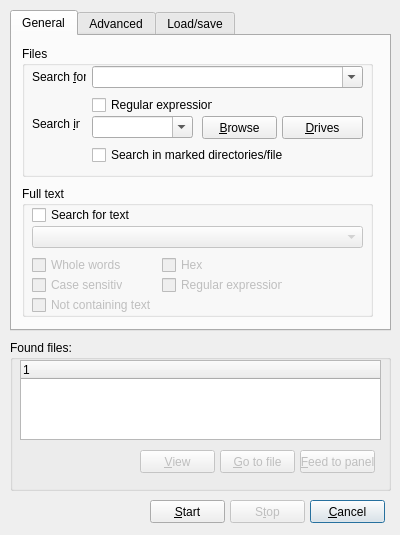
<ui version="4.0" >
 <class>qdFindFiles</class>
 <widget class="QDialog" name="qdFindFiles" >
  <property name="geometry" >
   <rect>
    <x>0</x>
    <y>0</y>
    <width>400</width>
    <height>535</height>
   </rect>
  </property>
  <property name="windowTitle" >
   <string>Find files</string>
  </property>
  <widget class="QPushButton" name="qpbCancel" >
   <property name="geometry" >
    <rect>
     <x>310</x>
     <y>500</y>
     <width>75</width>
     <height>23</height>
    </rect>
   </property>
   <property name="text" >
    <string>&amp;Cancel</string>
   </property>
  </widget>
  <widget class="QGroupBox" name="groupBox_4" >
   <property name="geometry" >
    <rect>
     <x>10</x>
     <y>340</y>
     <width>381</width>
     <height>151</height>
    </rect>
   </property>
   <property name="title" >
    <string>Found files:</string>
   </property>
   <widget class="QPushButton" name="pushButton" >
    <property name="enabled" >
     <bool>false</bool>
    </property>
    <property name="geometry" >
     <rect>
      <x>130</x>
      <y>110</y>
      <width>75</width>
      <height>23</height>
     </rect>
    </property>
    <property name="text" >
     <string>&amp;View</string>
    </property>
   </widget>
   <widget class="QPushButton" name="pushButton_5" >
    <property name="enabled" >
     <bool>false</bool>
    </property>
    <property name="geometry" >
     <rect>
      <x>210</x>
      <y>110</y>
      <width>75</width>
      <height>23</height>
     </rect>
    </property>
    <property name="text" >
     <string>&amp;Go to file</string>
    </property>
   </widget>
   <widget class="QPushButton" name="pushButton_6" >
    <property name="enabled" >
     <bool>false</bool>
    </property>
    <property name="geometry" >
     <rect>
      <x>290</x>
      <y>110</y>
      <width>75</width>
      <height>23</height>
     </rect>
    </property>
    <property name="text" >
     <string>&amp;Feed to panel</string>
    </property>
   </widget>
   <widget class="QTreeWidget" name="qtwSearch" >
    <property name="geometry" >
     <rect>
      <x>10</x>
      <y>20</y>
      <width>361</width>
      <height>80</height>
     </rect>
    </property>
    <property name="selectionMode" >
     <enum>QAbstractItemView::ExtendedSelection</enum>
    </property>
    <property name="rootIsDecorated" >
     <bool>false</bool>
    </property>
   </widget>
  </widget>
  <widget class="QPushButton" name="qpbStart" >
   <property name="geometry" >
    <rect>
     <x>150</x>
     <y>500</y>
     <width>75</width>
     <height>23</height>
    </rect>
   </property>
   <property name="text" >
    <string>&amp;Start</string>
   </property>
  </widget>
  <widget class="QPushButton" name="qpbStop" >
   <property name="enabled" >
    <bool>false</bool>
   </property>
   <property name="geometry" >
    <rect>
     <x>230</x>
     <y>500</y>
     <width>75</width>
     <height>23</height>
    </rect>
   </property>
   <property name="text" >
    <string>S&amp;top</string>
   </property>
  </widget>
  <widget class="QTabWidget" name="tabWidget" >
   <property name="geometry" >
    <rect>
     <x>10</x>
     <y>10</y>
     <width>381</width>
     <height>321</height>
    </rect>
   </property>
   <property name="currentIndex" >
    <number>0</number>
   </property>
   <widget class="QWidget" name="tab" >
    <attribute name="title" >
     <string>General</string>
    </attribute>
    <widget class="QGroupBox" name="groupBox_2" >
     <property name="geometry" >
      <rect>
       <x>10</x>
       <y>150</y>
       <width>351</width>
       <height>131</height>
      </rect>
     </property>
     <property name="title" >
      <string>Full text</string>
     </property>
     <widget class="QCheckBox" name="checkBox_4" >
      <property name="enabled" >
       <bool>false</bool>
      </property>
      <property name="geometry" >
       <rect>
        <x>10</x>
        <y>70</y>
        <width>91</width>
        <height>18</height>
       </rect>
      </property>
      <property name="text" >
       <string>Whole words</string>
      </property>
     </widget>
     <widget class="QCheckBox" name="checkBox_6" >
      <property name="enabled" >
       <bool>false</bool>
      </property>
      <property name="geometry" >
       <rect>
        <x>10</x>
        <y>110</y>
        <width>121</width>
        <height>18</height>
       </rect>
      </property>
      <property name="text" >
       <string>Not containing text</string>
      </property>
     </widget>
     <widget class="QCheckBox" name="checkBox_7" >
      <property name="enabled" >
       <bool>false</bool>
      </property>
      <property name="geometry" >
       <rect>
        <x>140</x>
        <y>70</y>
        <width>71</width>
        <height>18</height>
       </rect>
      </property>
      <property name="text" >
       <string>Hex</string>
      </property>
     </widget>
     <widget class="QCheckBox" name="checkBox_8" >
      <property name="enabled" >
       <bool>false</bool>
      </property>
      <property name="geometry" >
       <rect>
        <x>140</x>
        <y>90</y>
        <width>121</width>
        <height>18</height>
       </rect>
      </property>
      <property name="text" >
       <string>Regular expression</string>
      </property>
     </widget>
     <widget class="QCheckBox" name="checkBox_5" >
      <property name="enabled" >
       <bool>false</bool>
      </property>
      <property name="geometry" >
       <rect>
        <x>10</x>
        <y>90</y>
        <width>91</width>
        <height>18</height>
       </rect>
      </property>
      <property name="text" >
       <string>Case sensitive</string>
      </property>
     </widget>
     <widget class="QCheckBox" name="checkBox_3" >
      <property name="geometry" >
       <rect>
        <x>10</x>
        <y>20</y>
        <width>101</width>
        <height>18</height>
       </rect>
      </property>
      <property name="text" >
       <string>Search for text</string>
      </property>
     </widget>
     <widget class="QComboBox" name="comboBox_3" >
      <property name="enabled" >
       <bool>false</bool>
      </property>
      <property name="geometry" >
       <rect>
        <x>10</x>
        <y>40</y>
        <width>331</width>
        <height>22</height>
       </rect>
      </property>
     </widget>
    </widget>
    <widget class="QGroupBox" name="groupBox" >
     <property name="geometry" >
      <rect>
       <x>10</x>
       <y>10</y>
       <width>351</width>
       <height>131</height>
      </rect>
     </property>
     <property name="title" >
      <string>Files</string>
     </property>
     <widget class="QLabel" name="label" >
      <property name="geometry" >
       <rect>
        <x>10</x>
        <y>23</y>
        <width>54</width>
        <height>16</height>
       </rect>
      </property>
      <property name="text" >
       <string>Search &amp;for</string>
      </property>
      <property name="buddy" >
       <cstring>qcbSearchFor</cstring>
      </property>
     </widget>
     <widget class="QComboBox" name="qcbSearchFor" >
      <property name="geometry" >
       <rect>
        <x>70</x>
        <y>20</y>
        <width>271</width>
        <height>22</height>
       </rect>
      </property>
      <property name="editable" >
       <bool>true</bool>
      </property>
     </widget>
     <widget class="QPushButton" name="qpbBrowse" >
      <property name="geometry" >
       <rect>
        <x>180</x>
        <y>70</y>
        <width>75</width>
        <height>23</height>
       </rect>
      </property>
      <property name="text" >
       <string>&amp;Browse</string>
      </property>
     </widget>
     <widget class="QPushButton" name="qpbDrives" >
      <property name="geometry" >
       <rect>
        <x>260</x>
        <y>70</y>
        <width>81</width>
        <height>23</height>
       </rect>
      </property>
      <property name="text" >
       <string>&amp;Drives</string>
      </property>
     </widget>
     <widget class="QLabel" name="label_2" >
      <property name="geometry" >
       <rect>
        <x>10</x>
        <y>70</y>
        <width>48</width>
        <height>16</height>
       </rect>
      </property>
      <property name="text" >
       <string>Search &amp;in</string>
      </property>
      <property name="buddy" >
       <cstring>qcbSearchIn</cstring>
      </property>
     </widget>
     <widget class="QCheckBox" name="checkBox_2" >
      <property name="geometry" >
       <rect>
        <x>70</x>
        <y>50</y>
        <width>121</width>
        <height>18</height>
       </rect>
      </property>
      <property name="text" >
       <string>Regular expression</string>
      </property>
     </widget>
     <widget class="QCheckBox" name="checkBox" >
      <property name="geometry" >
       <rect>
        <x>70</x>
        <y>100</y>
        <width>191</width>
        <height>18</height>
       </rect>
      </property>
      <property name="text" >
       <string>Search in marked directories/files</string>
      </property>
     </widget>
     <widget class="QComboBox" name="qcbSearchIn" >
      <property name="geometry" >
       <rect>
        <x>70</x>
        <y>70</y>
        <width>101</width>
        <height>22</height>
       </rect>
      </property>
      <property name="editable" >
       <bool>true</bool>
      </property>
     </widget>
    </widget>
   </widget>
   <widget class="QWidget" name="tab_2" >
    <attribute name="title" >
     <string>Advanced</string>
    </attribute>
    <widget class="QGroupBox" name="groupBox_3" >
     <property name="geometry" >
      <rect>
       <x>10</x>
       <y>10</y>
       <width>351</width>
       <height>91</height>
      </rect>
     </property>
     <property name="title" >
      <string>Date/time</string>
     </property>
     <widget class="QCheckBox" name="checkBox_9" >
      <property name="geometry" >
       <rect>
        <x>10</x>
        <y>23</y>
        <width>71</width>
        <height>16</height>
       </rect>
      </property>
      <property name="text" >
       <string>Between</string>
      </property>
     </widget>
     <widget class="QLabel" name="label_3" >
      <property name="geometry" >
       <rect>
        <x>200</x>
        <y>23</y>
        <width>18</width>
        <height>16</height>
       </rect>
      </property>
      <property name="text" >
       <string>and</string>
      </property>
     </widget>
     <widget class="QCheckBox" name="checkBox_10" >
      <property name="geometry" >
       <rect>
        <x>10</x>
        <y>53</y>
        <width>91</width>
        <height>18</height>
       </rect>
      </property>
      <property name="text" >
       <string>Not older than</string>
      </property>
     </widget>
     <widget class="QDateTimeEdit" name="dateTimeEdit" >
      <property name="enabled" >
       <bool>false</bool>
      </property>
      <property name="geometry" >
       <rect>
        <x>80</x>
        <y>20</y>
        <width>111</width>
        <height>22</height>
       </rect>
      </property>
     </widget>
     <widget class="QDateTimeEdit" name="dateTimeEdit_2" >
      <property name="enabled" >
       <bool>false</bool>
      </property>
      <property name="geometry" >
       <rect>
        <x>230</x>
        <y>20</y>
        <width>111</width>
        <height>22</height>
       </rect>
      </property>
     </widget>
     <widget class="QSpinBox" name="spinBox" >
      <property name="enabled" >
       <bool>false</bool>
      </property>
      <property name="geometry" >
       <rect>
        <x>110</x>
        <y>50</y>
        <width>81</width>
        <height>22</height>
       </rect>
      </property>
      <property name="value" >
       <number>1</number>
      </property>
     </widget>
     <widget class="QComboBox" name="comboBox_4" >
      <property name="enabled" >
       <bool>false</bool>
      </property>
      <property name="geometry" >
       <rect>
        <x>200</x>
        <y>50</y>
        <width>141</width>
        <height>22</height>
       </rect>
      </property>
     </widget>
    </widget>
    <widget class="QCheckBox" name="checkBox_11" >
     <property name="geometry" >
      <rect>
       <x>10</x>
       <y>113</y>
       <width>61</width>
       <height>18</height>
      </rect>
     </property>
     <property name="text" >
      <string>File size</string>
     </property>
    </widget>
    <widget class="QComboBox" name="comboBox_5" >
     <property name="enabled" >
      <bool>false</bool>
     </property>
     <property name="geometry" >
      <rect>
       <x>80</x>
       <y>110</y>
       <width>71</width>
       <height>22</height>
      </rect>
     </property>
    </widget>
    <widget class="QSpinBox" name="spinBox_2" >
     <property name="enabled" >
      <bool>false</bool>
     </property>
     <property name="geometry" >
      <rect>
       <x>160</x>
       <y>110</y>
       <width>81</width>
       <height>22</height>
      </rect>
     </property>
    </widget>
    <widget class="QComboBox" name="comboBox_6" >
     <property name="enabled" >
      <bool>false</bool>
     </property>
     <property name="geometry" >
      <rect>
       <x>250</x>
       <y>110</y>
       <width>111</width>
       <height>22</height>
      </rect>
     </property>
    </widget>
   </widget>
   <widget class="QWidget" name="tab_3" >
    <attribute name="title" >
     <string>Load/save</string>
    </attribute>
    <widget class="QListWidget" name="listWidget" >
     <property name="geometry" >
      <rect>
       <x>10</x>
       <y>10</y>
       <width>351</width>
       <height>80</height>
      </rect>
     </property>
    </widget>
    <widget class="QPushButton" name="pushButton_3" >
     <property name="geometry" >
      <rect>
       <x>90</x>
       <y>100</y>
       <width>75</width>
       <height>23</height>
      </rect>
     </property>
     <property name="text" >
      <string>Save</string>
     </property>
    </widget>
    <widget class="QPushButton" name="pushButton_2" >
     <property name="geometry" >
      <rect>
       <x>10</x>
       <y>100</y>
       <width>75</width>
       <height>23</height>
      </rect>
     </property>
     <property name="text" >
      <string>Load</string>
     </property>
    </widget>
    <widget class="QPushButton" name="pushButton_4" >
     <property name="geometry" >
      <rect>
       <x>170</x>
       <y>100</y>
       <width>75</width>
       <height>23</height>
      </rect>
     </property>
     <property name="text" >
      <string>Delete</string>
     </property>
    </widget>
   </widget>
  </widget>
 </widget>
 <tabstops>
  <tabstop>qcbSearchFor</tabstop>
  <tabstop>qpbDrives</tabstop>
  <tabstop>qcbSearchIn</tabstop>
  <tabstop>checkBox_2</tabstop>
  <tabstop>checkBox</tabstop>
  <tabstop>checkBox_3</tabstop>
  <tabstop>comboBox_3</tabstop>
  <tabstop>checkBox_4</tabstop>
  <tabstop>checkBox_5</tabstop>
  <tabstop>checkBox_6</tabstop>
  <tabstop>checkBox_7</tabstop>
  <tabstop>checkBox_8</tabstop>
  <tabstop>qpbStart</tabstop>
  <tabstop>qpbCancel</tabstop>
  <tabstop>tabWidget</tabstop>
  <tabstop>dateTimeEdit_2</tabstop>
  <tabstop>spinBox</tabstop>
  <tabstop>dateTimeEdit</tabstop>
  <tabstop>comboBox_4</tabstop>
  <tabstop>checkBox_11</tabstop>
  <tabstop>comboBox_5</tabstop>
  <tabstop>spinBox_2</tabstop>
  <tabstop>comboBox_6</tabstop>
  <tabstop>listWidget</tabstop>
  <tabstop>pushButton_3</tabstop>
  <tabstop>pushButton_2</tabstop>
  <tabstop>pushButton_4</tabstop>
  <tabstop>checkBox_10</tabstop>
  <tabstop>checkBox_9</tabstop>
 </tabstops>
 <resources/>
 <connections>
  <connection>
   <sender>qpbCancel</sender>
   <signal>clicked()</signal>
   <receiver>qdFindFiles</receiver>
   <slot>reject()</slot>
   <hints>
    <hint type="sourcelabel" >
     <x>347</x>
     <y>500</y>
    </hint>
    <hint type="destinationlabel" >
     <x>203</x>
     <y>217</y>
    </hint>
   </hints>
  </connection>
 </connections>
</ui>
